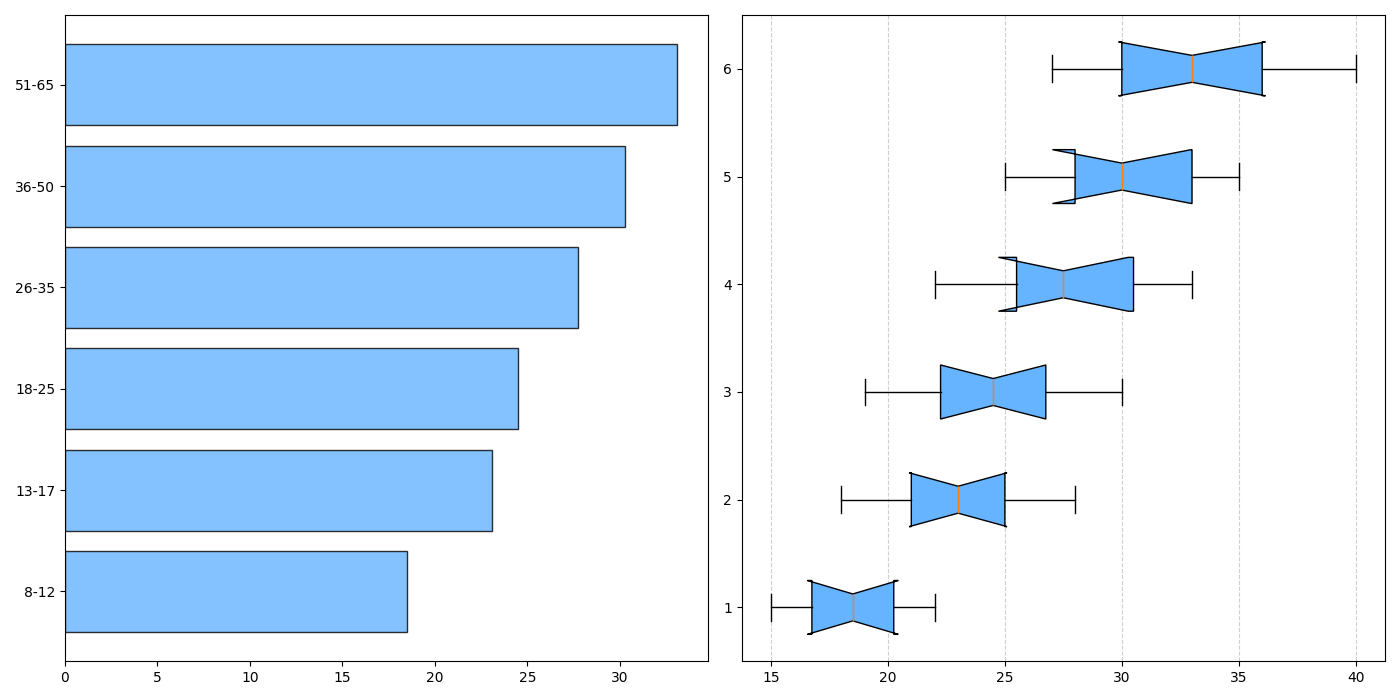

Source code (Python):
import matplotlib.pyplot as plt
import numpy as np

age_groups = ['8-12', '13-17', '18-25', '26-35', '36-50', '51-65']

bmi_data = [
    [15, 16, 17, 18, 19, 20, 21, 22],
    [18, 20, 21, 22, 23, 24, 25, 27, 28],
    [19, 20, 22, 23, 24, 25, 26, 27, 29, 30],
    [22, 24, 26, 27, 28, 30, 32, 33],
    [25, 27, 29, 30, 32, 34, 35],
    [27, 28, 30, 32, 33, 34, 36, 38, 40]
]

fig, axs = plt.subplots(nrows=1, ncols=2, figsize=(14, 7))

# Using a single color for all boxes in the box plot
single_color = '#66b3ff'
average_bmi = [np.mean(bmi) for bmi in bmi_data]

# Swapping the contents of the two plots
axs[0].barh(age_groups, average_bmi, color=single_color, alpha=0.8, edgecolor='black')

box = axs[1].boxplot(bmi_data, vert=False, patch_artist=True, notch=True)
for patch in box['boxes']:
    patch.set_facecolor(single_color)

axs[1].grid(True, linestyle='--', alpha=0.6, axis='x')

plt.tight_layout()
plt.show()
